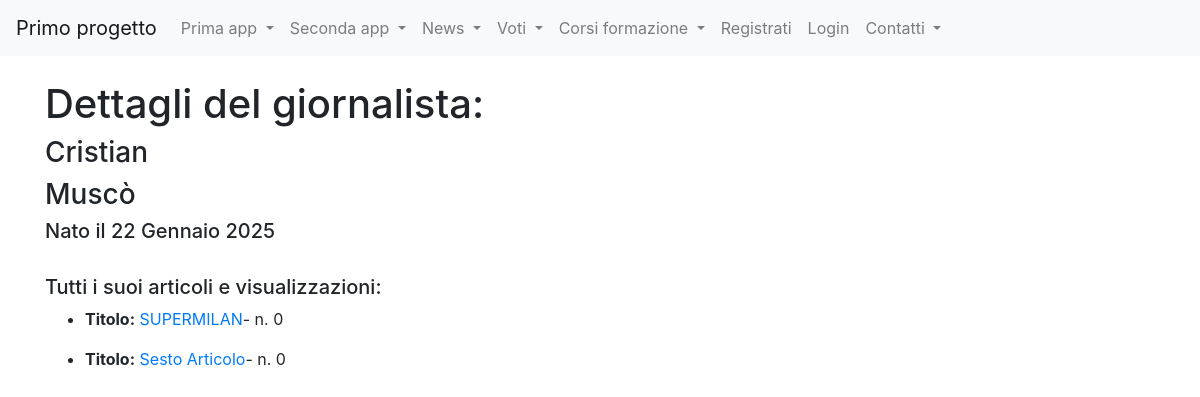
/news/giornalisti/5, run on the app's committed database.
### news/models.py (models this page shows, shortened)
class Giornalista(models.Model):
    nome=models.CharField(max_length=20)
    cognome=models.CharField(max_length=20)
    dataNascita=models.DateField(default=datetime.now(),blank=True)
    class Meta:
        verbose_name = "Giornalista"
        verbose_name_plural = "Giornalisti"

class Articolo(models.Model):
    titolo=models.CharField(max_length=100)
    contenuto=models.TextField()
    giornalista=models.ForeignKey(Giornalista, on_delete=models.CASCADE,related_name="articoli")
    visualizzazioni=models.SmallIntegerField(default=0)
    dataPubblicazione=models.DateField(default=datetime.now(),blank=True)
    class Meta:
        verbose_name = "Articolo"
        verbose_name_plural = "Articoli"

### news/views.py (the view)
# urls.py: path("giornalisti/<int:pk>", giornalistaDetailView, name="giornalista_detail"),
def giornalistaDetailView(request,pk):
    giornalista = get_object_or_404(Giornalista, pk=pk)
    articoli = Articolo.objects.filter(giornalista_id=pk)
    context={"giornalista": giornalista, "articoli":articoli}
    return render(request, "giornalista_detail.html", context)

### news/templates/giornalista_detail.html (shortened to what this page needs)
{%extends "base.html"%}
{%block content%}
    <h1>Dettagli del giornalista: </h1>
    <h3>{{ giornalista.nome }}</h3>
    <h3>{{ giornalista.cognome }}</h3>
    <h5>Nato il {{ giornalista.dataNascita }}</h5>
    <br>
    <h5>Tutti i suoi articoli e visualizzazioni: </h5>
    {% for articolo in articoli %}
        <ul>
            <strong><li>Titolo:</strong>
                <a href="/news/articoli/{{articolo.id}}">{{articolo.titolo}}</a>- n. {{articolo.visualizzazioni}}
        </ul>
    {% endfor %}
{%endblock content%}

### data on the page
Giornalista: nome "Cristian", cognome "Muscò", dataNascita "22 Gennaio 2025"
Articolo: titolo "SUPERMILAN", visualizzazioni "0"
Articolo: titolo "Sesto Articolo", visualizzazioni "0"
